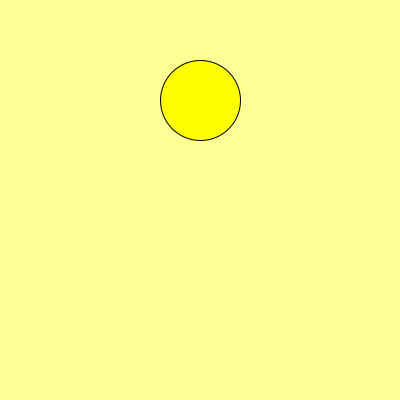
Frame 1 (no input)
Frame 60 (the mouse pressed at the canvas centre just before this capture): identical to frame 1, image omitted
Frame 120 (the mouse held since frame 60 and released just before this capture): identical to frame 1, image omitted

The Processing sketch that drew this single still picture (run headless with seeded random() and noise(); from frame 60 on, the mouse is pressed at the canvas centre):

// Processing sketch: opg3Lys
// ── opg3Lys.pde
boolean lightOn = true;


void setup(){
size(400,400);
}

void draw(){
     if (lightOn) {
        background(255, 255, 150); //lyse baggrund
        fill(255, 255, 0);
        ellipse(200, 100, 80, 80);  //tændt pære
    } else {
        background(50);  //mørke baggrund
        fill(100);
        ellipse(200, 100, 80, 80);  //slukket pære
    }
}

void keyPressed() {
  if (key == 'l' || key == 'L') { //tænder og slukker når jeg trykker "l eller L"
  lightOn = !lightOn;
}
  println("Lyset er: "+ (lightOn ? "tændt": "slukket"));
 }
